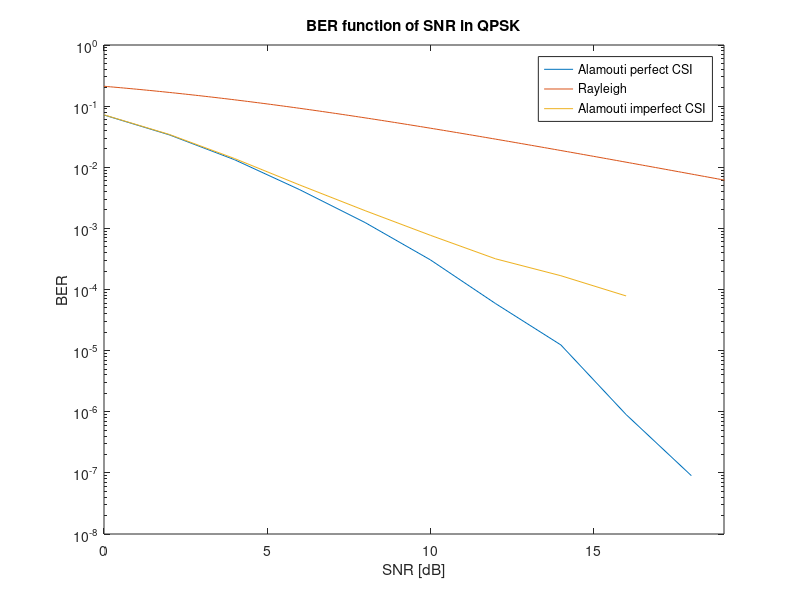

MATLAB code for this plot:
clear all;
close all;

%% Theoritical curve
SNR_R = [0:0.1:20]; %Es_sur_N0 en dB
b = log2(4);
Eb_sur_N0 = 10.^(SNR_R./10)./b;
Es_sur_N0 = 10.^(SNR_R./10);
P_b = 0.5*(1-sqrt((Eb_sur_N0)./(Eb_sur_N0+1)));
BER = P_b;


%% SNR-BER curve project part 1
%% Perfect
%SNR = [13, 11, 9, 7, 5, 3];
%SNR_norm = SNR-3;
% Sacha
%BER_S = [0.000329, 0.001765, 0.00541, 0.0156, 0.0344, 0.0749];  

% Louis
%BER_L = [0.00022, 0.00096, 0.00325, 0.0096, 0.023, 0.0545];
%without cuting at 12
%SNR_perfect = [15, 13, 11, 9, 7, 5, 3];
%SNR_perfect = SNR_perfect-3;
%BER_without_cuting = [0.00141996 ,0.00219244, 0.0047194, 0.0101307, 0.0234973, 0.053172, 0.11489];


SNR_perfect = [21, 19, 17, 15, 13, 11, 9, 7, 5, 3];
SNR_perfect = SNR_perfect-3;

BER_perfect_new = [9E-08, 9E-07, 1.24E-05, 5.88267E-05, 0.00030595,  0.0012464  ,0.00428707,0.0132908,0.0339204,0.0715464];
BER_perfect_from_moodle = [9.06667E-06, 6.13067E-05, 0.00028605,0.00121844  ,0.00439433,0.0132218,0.033543,0.0688596];
%% Imperfect
%BER_imp_S = [0.00269, 0.005133, 0.0107, 0.02496, 0.0553, 0.1166];

%BER_imp_L = [0.00128, 0.00357, 0.0067, 0.0188, 0.0433, 0.088256];

%BER_imp_L2 = [0.002436, 0.0048, 0.0125, 0.0283, 0.059, 0.11795];

SNR_imp = [19, 17, 15, 13, 11, 9, 7, 5, 3];
SNR_imp = SNR_imp-3;

BER_imp_new = [7.846E-05, 0.000168125,0.0003176, 0.00077168,0.0019505,0.00512013,0.0138953,0.0344482,0.0720986];

BER_from_moodle = [0.0002844,0.0004258, 0.00087124,0.0021407,0.00513907,0.0140153,0.0327262,0.072398];


%% Plots
fig = figure();
%semilogy(SNR_norm, BER_S);


semilogy(SNR_perfect, BER_perfect_new);
xlim([0 17]);

hold on;
semilogy(SNR_R, BER);
xlim([0 19]);

hold on; 
semilogy(SNR_imp, BER_imp_new);
xlim([0 19]);



xlabel('SNR [dB]');
ylabel('BER');
title('BER function of SNR in QPSK');
legend('Alamouti perfect CSI', 'Rayleigh','Alamouti imperfect CSI');
saveas(fig, 'ber_snr.png');